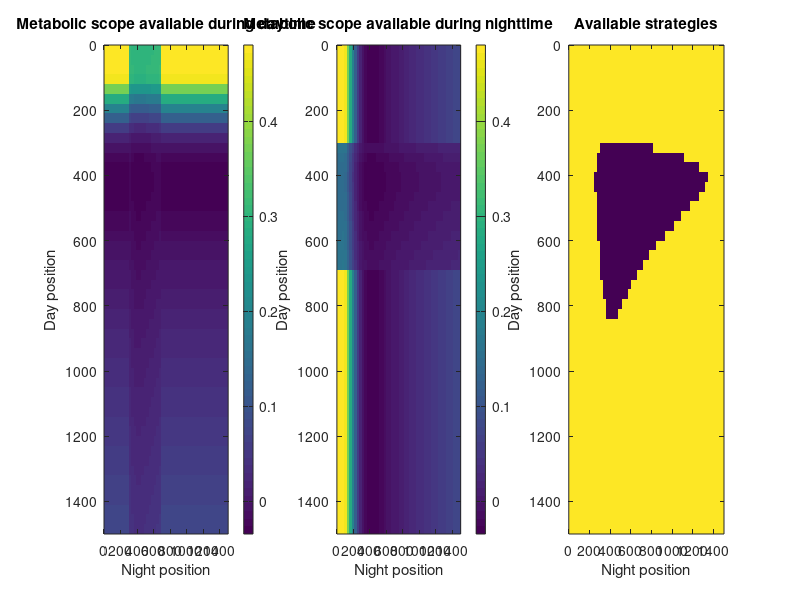

This figure's MATLAB source:
%% Environmental conditions
sigma = 0.65; % [-] Proportion of daytime in 24h

ZMAX = 1500; % [m] Maximum depth
n = 50; % [-] Number of water layers that we want
zext = linspace(0,ZMAX,n+1); % [m] Boundaries of water layers - later we can make them not equally spaced to have more resolution at the surface
zi = (zext(2:end)+zext(1:end-1))/2; % [m] Average depth of each water layer, the one we use in reality 

T =  4+18*(1-tanh(max(0,(zi-100)/500))); % [degree C] temperature as a function of depth
O2 = 0 + 5*(1-tanh(max(0,(zi-100)/150))) + zi*3/ZMAX; % [mgO2/L] Oxygen concentration in the water column

% %% Plot environmental conditions
% subplot(121)
% plot(T,zi)
% set(gca,'ydir','reverse')
% subplot(122)
% plot(O2,zi)
% set(gca,'ydir','reverse')
% hold on
% plot([2 2],[zi(1) zi(end)])
%% Metabolic rates

T0 = 0.1; % [day^-1] standard metabolic rate of fish at 15 degrees
M0 = 0.5; % [day^-1] maximum  metabolic rate of fish at 15 degrees

Q10 = 2; % [-] for starters let's not complicate things

aM = -0.33; % [L/mgO2] coefficient for the dependency in O2 - weird units
bM = @(temp) 0.28-0.1*temp/15;  % [-]

SMR = @(temp) T0*Q10.^((temp-15)/10); % [day^-1] standard metabolic rate as a function of temperature
MMR = @(temp,O2) M0*Q10.^((temp-15)/10).*(1-exp(aM*O2).*exp(bM(temp))); % [day^-1] maximum metabolic rate as a function of O2 and temperature
MS = @(temp,O2) MMR(temp,O2) - SMR(temp); % [day^-1] metabolic scope as a function of O2 and temperature

% %% Plot metabolic rates
% figure
% subplot(121)
% plot(SMR(T),zi)
% hold on
% plot(MMR(T,O2),zi)
% set(gca,'ydir','reverse')
% subplot(122)
% plot(MS(T,O2),zi)
% set(gca,'ydir','reverse')
% xlim([0 0.6])

%% Establish where can fish go / what is their metabolic scope at day and at night
%Day position changes with lines, night position changes with columns

MASK = ones(n,n); % [-] Logical matrix too see what strategies are viable

ms = MS(T,O2); % [day^-1] column of the metabolic scopes at each depth
MSN = repmat(ms,n,1); % [day^-1] Metabolic scope during night
MSD = repmat(ms',1,n); % [day^-1] Metabolic scope during day

for i=1:n
    if ms(i)<0 %if the metabolic scope during night time is <0, we reduce the MS during day and vice versa
        MSN(i,:) = (1-sigma)*MSN(i,:) + sigma*ms(i); %remove in line because it is for the one at day
        MSD(:,i) = sigma*MSD(:,i) + (1-sigma)*ms(i); %remove in column because it is for the one at night
    end
end

MASK(and(MSN<0,MSD<0)) = 0; %the available strategies are the ones where at least one metabolic scope is positive, otherwise it means that the oxygen debt can never be repaid

%% Plot available metabolic scopes

figure
subplot(131)
imagesc(zi,zi,MSD)
xlabel('Night position')
ylabel('Day position')
title('Metabolic scope available during daytime')
colorbar
subplot(132)
imagesc(zi,zi,MSN)
xlabel('Night position')
ylabel('Day position')
title('Metabolic scope available during nighttime')
colorbar
subplot(133)
imagesc(zi,zi,MASK)
xlabel('Night position')
ylabel('Day position')
title('Available strategies')